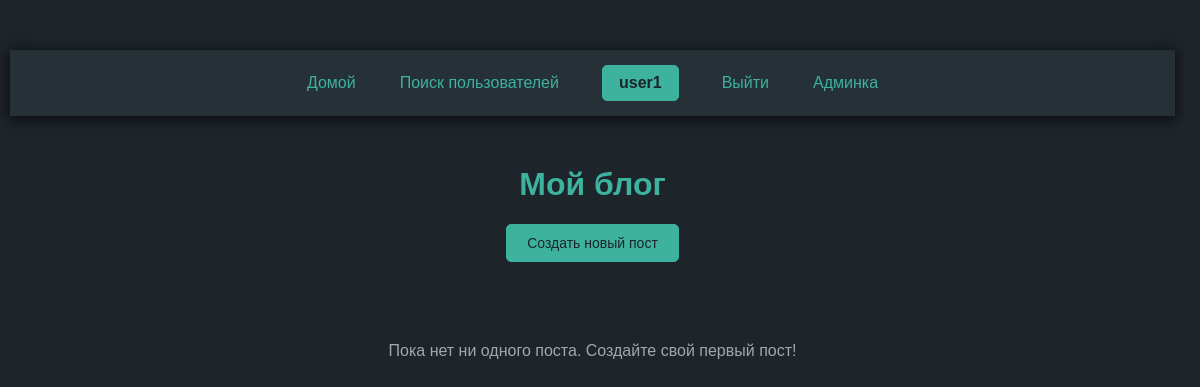
The app's page /blog/ (signed in), older data.
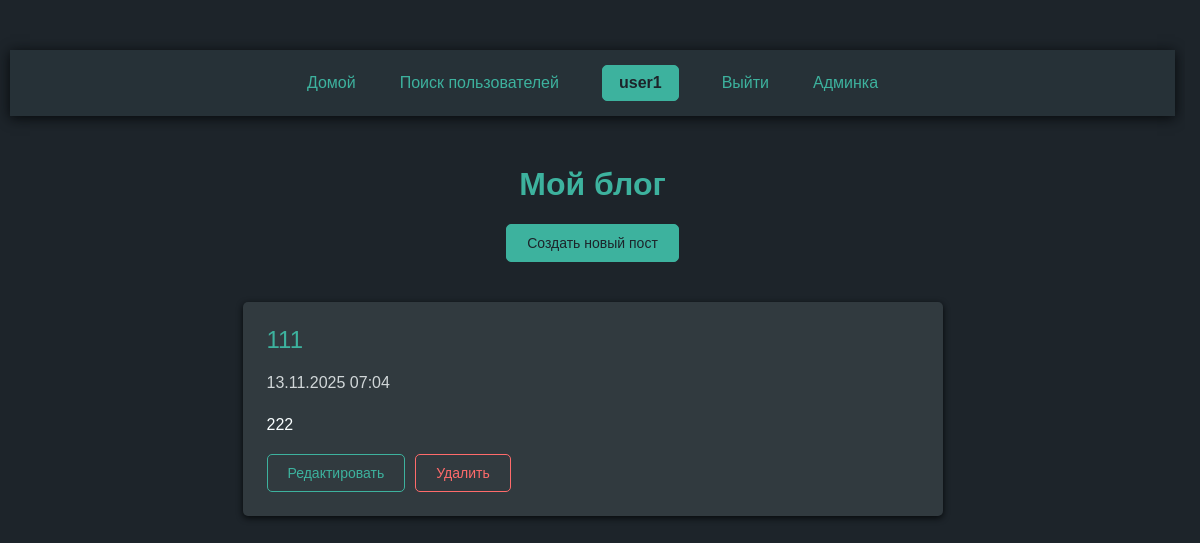
The same page, newer data.
### blog/models.py (models this page shows, shortened)
class Post(models.Model):
    user = models.ForeignKey(
        User,
        on_delete=models.CASCADE,
        related_name='posts',
        verbose_name="Автор",
        null=True,
        blank=True
    )
    title = models.CharField("Заголовок", max_length=200)
    content = models.TextField("Текст поста")
    created_at = models.DateTimeField("Дата и время создания", auto_now_add=True)
    updated_at = models.DateTimeField("Дата и время обновления", auto_now=True)
    class Meta:
        verbose_name = "Пост"
        verbose_name_plural = "Посты"
        ordering = ["-created_at"]
        indexes = [
            models.Index(fields=['user', '-created_at']),
        ]

### blog/views.py (the view)
# urls.py: path('blog/', post_list, name='blog'),
@login_required
def post_list(request: HttpRequest) -> HttpResponse:
    posts = Post.objects.filter(user=request.user).order_by('-created_at')
    return render(request, "blog_list.html", {"posts": posts})

### templates/blog_list.html (shortened to what this page needs)
{% extends "base.html" %}
{% block content %}
<h1>Мой блог</h1>
<div class="blog-actions">
    <a href="{% url 'post_create' %}" class="action-button action-button-primary">Создать новый пост</a>
</div>
<div class="blog-container">
{% if posts %}
  {% for post in posts %}
    <div class="post-card">
        <h2>{{ post.title }}</h2>
        <div class="post-date">
            {{ post.created_at|date:"d.m.Y H:i" }}
        </div>
        <div class="post-content">{{ post.content|linebreaks }}</div>
        <div class="post-actions">
            <a href="{% url 'post_edit' post.id %}" class="action-button action-button-secondary">Редактировать</a>
            <a href="{% url 'post_delete' post.id %}" class="action-button action-button-danger" onclick="return confirm('Вы уверены, что хотите удалить этот пост?');">Удалить</a>
        </div>
    </div>
  {% endfor %}
{% else %}
  <p class="empty-message">Пока нет ни одного поста. Создайте свой первый пост!</p>
{% endif %}
</div>
{% endblock %}

### templates/base.html (shortened to what this page needs)
{% load static %}
<!DOCTYPE html>
<html lang="ru">
<head>
    <link href="{% static 'style.css' %}" rel="stylesheet">
</head>
<body>
    <nav class="navbar center-buttons">
        <a href="/" class="button{% if request.path == '/' %} active{% endif %}">Домой</a>
        {% if user.is_authenticated %}
            <a href="/users/search/" class="button{% if '/users/' in request.path %} active{% endif %}">Поиск пользователей</a>
            <a href="/blog/" class="button username{% if request.path|slice:':6' == '/blog/' %} active{% endif %}">{{ user.username }}</a>
            <a href="/logout/" class="button">Выйти</a>
        {% else %}
            <a href="/login/" class="button{% if '/login/' in request.path %} active{% endif %}">Войти</a>
        {% endif %}
        <a href="/admin/" class="button{% if '/admin/' in request.path %} active{% endif %}">Админка</a>
    </nav>
    <main>
        {% block content %}{% endblock %}
    </main>
</body>
</html>

### static/style.css (style rules this page uses)
:root { --bg-color: #1d242a; --post-bg: #313a3f; --post-bg-2: #263137; --text-color: #f9feff; --post-shadow: #06090b; --button-text: #3db29e; --border-radius: 5px; --border-block: 1px solid rgba(249, 254, 255, 0.1); }
html { scrollbar-gutter: stable; overflow-y: scroll; overflow-x: hidden; width: 100%; box-sizing: border-box; }
body { font-family: Arial, sans-serif; background-color: var(--bg-color); color: var(--text-color); margin: 0; padding: 10px; }
.center-buttons { text-align: center; margin-top: 40px; }
.navbar { background: var(--post-bg-2); box-shadow: 0 2px 12px 0 var(--post-shadow); border-radius: 0; padding: 15px 0 15px 0; margin-bottom: 24px; display: flex; flex-wrap: wrap; justify-content: center; align-items: center; gap: 10px; box-sizing: border-box; width: 100%; overflow-x: hidden; }
.button { color: var(--button-text); text-decoration: none; font-size: 16px; font-weight: 500; padding: 8px 16px; border-radius: var(--border-radius); transition: all 0.2s; border: 1px solid transparent; display: inline-block; background: transparent; }
.button.active { color: var(--bg-color); background-color: var(--button-text); border-color: var(--button-text); }
.username { display: inline-block; vertical-align: middle; margin: 0 1em; color: var(--button-text); font-weight: bold; }
.action-button { display: inline-block; padding: 10px 20px; border-radius: var(--border-radius); text-decoration: none; font-weight: 500; transition: all 0.2s; border: 1px solid; cursor: pointer; font-size: 14px; text-align: center; box-sizing: border-box; }
.action-button-primary { background: var(--button-text); color: var(--bg-color); border-color: var(--button-text); }
.action-button-secondary { background: transparent; color: var(--button-text); border-color: var(--button-text); }
.action-button-danger { background: transparent; color: #ff6b6b; border-color: #ff6b6b; }
h1 { color: var(--button-text); text-align: center; }
h2 { color: var(--button-text); }
h2, h3 { font-weight: 500; }
main { margin-top: 50px; }
.blog-container { max-width: 700px; margin: auto; margin-top: 40px; }
.post-card { background: var(--post-bg); color: var(--text-color); border-radius: var(--border-radius); box-shadow: 0 2px 6px var(--post-shadow); margin-bottom: 30px; padding: 24px; }
.post-card h2, .post-card h3 { margin-top: 0; color: var(--button-text); }
.post-date { opacity: 0.8; margin-bottom: 20px; }
.blog-actions { text-align: center; margin-bottom: 30px; }
.post-actions { margin-top: 15px; display: flex; gap: 10px; flex-wrap: wrap; }
.post-content { margin-bottom: 15px; white-space: pre-wrap; line-height: 1.6; word-wrap: break-word; }
a { color: var(--button-text); text-decoration: none; transition: all 0.2s; }

Row changes from the older to the newer data that the page shows:
added Post: title "111", created_at "13.11.2025 07:04", content "222"
Text that changed along with them:
text no longer shown: "Пока нет ни одного поста. Создайте свой первый пост!"
